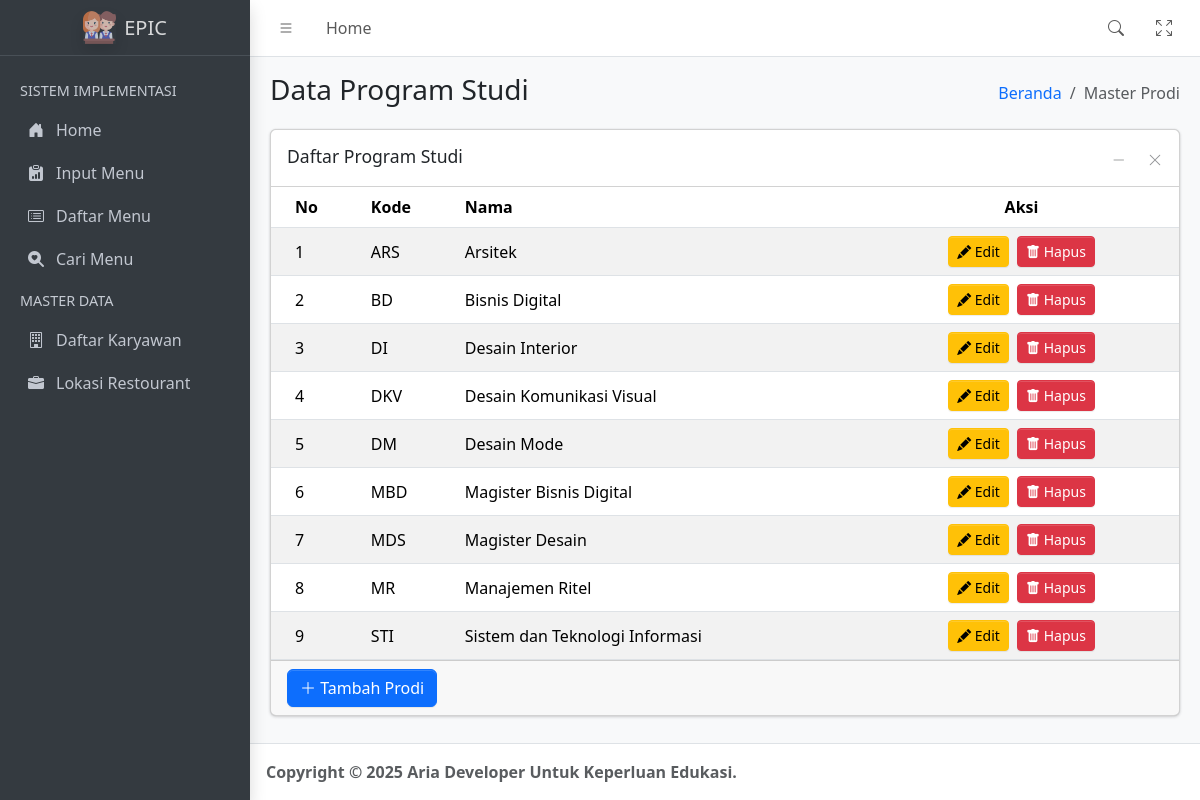
/master-prodi-list.php, run on the app's committed database.
### tables this page shows
CREATE TABLE IF NOT EXISTS tb_prodi (
  kode_prodi char(10) NOT NULL,
  nama_prodi char(50) NOT NULL,
  PRIMARY KEY (kode_prodi)
);

### config/db-config.php (called while the page is built, shortened)
<?php
class Database {
    private $db_host = "localhost";
    private $db_user = "root";
    private $db_pass = "";
    private $db_name = "db_simplecrud";
    public function getConnection(){
        try{
            $this->conn = new mysqli($this->db_host, $this->db_user, $this->db_pass, $this->db_name);
        } catch(Exception $e){
            die("Connection error: " . $e->getMessage());
        }
    }
}
?>

### config/class-master.php (called while the page is built, shortened)
<?php
include_once 'db-config.php';
class MasterData extends Database {
    public function getProdi(){
        $query = "SELECT * FROM tb_prodi";
        $result = $this->conn->query($query);
        $prodi = [];
        if ($result->num_rows > 0) {
            while($row = $result->fetch_assoc()) {
                $prodi[] = [
                    'id' => $row['kode_prodi'],
                    'nama' => $row['nama_prodi']
                ];
            }
        }
        return $prodi;
    }
}
?>

### master-prodi-list.php (the view, shortened to what this page needs)
<?php
include_once 'config/class-master.php';
$master = new MasterData();
$dataProdi = $master->getProdi();
?>
<!doctype html>
<html lang="en">
	<head>
		<?php include 'template/header.php'; ?>
	</head>
	<body class="layout-fixed fixed-header fixed-footer sidebar-expand-lg sidebar-open bg-body-tertiary">
		<div class="app-wrapper">
			<?php include 'template/navbar.php'; ?>
			<?php include 'template/sidebar.php'; ?>
			<main class="app-main">
				<div class="app-content-header">
					<div class="container-fluid">
						<div class="row">
							<div class="col-sm-6">
								<h3 class="mb-0">Data Program Studi</h3>
							</div>
							<div class="col-sm-6">
								<ol class="breadcrumb float-sm-end">
									<li class="breadcrumb-item"><a href="index.php">Beranda</a></li>
									<li class="breadcrumb-item active" aria-current="page">Master Prodi</li>
								</ol>
							</div>
						</div>
					</div>
				</div>
				<div class="app-content">
					<div class="container-fluid">
						<div class="row">
							<div class="col-12">
								<div class="card">
									<div class="card-header">
										<h3 class="card-title">Daftar Program Studi</h3>
										<div class="card-tools">
											<button type="button" class="btn btn-tool" data-lte-toggle="card-collapse" title="Collapse">
												<i data-lte-icon="collapse" class="bi bi-dash-lg"></i>
											</button>
											<button type="button" class="btn btn-tool" data-lte-toggle="card-remove" title="Remove">
												<i class="bi bi-x-lg"></i>
											</button>
										</div>
									</div>
									<div class="card-body p-0 table-responsive">
										<table class="table table-striped" role="table">
											<thead>
												<tr>
													<th>No</th>
													<th>Kode</th>
													<th>Nama</th>
													<th class="text-center">Aksi</th>
												</tr>
											</thead>
											<tbody>
												<?php
													if(count($dataProdi) == 0){
													    echo '<tr class="align-middle">
															<td colspan="4" class="text-center">Tidak ada data prodi.</td>
														</tr>';
													} else {
														foreach ($dataProdi as $index => $prodi){
															echo '<tr class="align-middle">
																<td>'.($index + 1).'</td>
																<td>'.$prodi['id'].'</td>
																<td>'.$prodi['nama'].'</td>
																<td class="text-center">
																	<button type="button" class="btn btn-sm btn-warning me-1" onclick="window.location.href=\'master-prodi-edit.php?id='.$prodi['id'].'\'"><i class="bi bi-pencil-fill"></i> Edit</button>
																	<button type="button" class="btn btn-sm btn-danger" onclick="if(confirm(\'Yakin ingin menghapus data program studi ini?\')){window.location.href=\'proses/proses-prodi.php?aksi=deleteprodi&id='.$prodi['id'].'\'}"><i class="bi bi-trash-fill"></i> Hapus</button>
																</td>
															</tr>';
														}
													}
												?>
											</tbody>
										</table>
									</div>
									<div class="card-footer">
										<button type="button" class="btn btn-primary" onclick="window.location.href='master-prodi-input.php'"><i class="bi bi-plus-lg"></i> Tambah Prodi</button>
									</div>
								</div>
							</div>
						</div>
					</div>
				</div>
			</main>
			<?php include 'template/footer.php'; ?>
		</div>
	</body>
</html>

### template/header.php (shortened to what this page needs)
<link rel="stylesheet" href="https://cdn.jsdelivr.net/npm/@fontsource/source-sans-3@5.0.12/index.css" media="print" onload="this.media='all'" />
<link rel="stylesheet" href="https://cdn.jsdelivr.net/npm/overlayscrollbars@2.11.0/styles/overlayscrollbars.min.css" />
<link rel="stylesheet" href="https://cdn.jsdelivr.net/npm/bootstrap-icons@1.13.1/font/bootstrap-icons.min.css" />
<link rel="stylesheet" href="assets/css/adminlte.css" />
<link rel="stylesheet" href="assets/css/custom.css" />

### template/navbar.php (shortened to what this page needs)
<nav class="app-header navbar navbar-expand bg-body">
    <div class="container-fluid">
        <ul class="navbar-nav">
            <li class="nav-item">
                <a class="nav-link" data-lte-toggle="sidebar" href="#" role="button">
                    <i class="bi bi-list"></i>
                </a>
            </li>
            <li class="nav-item d-none d-md-block"><a href="index.php" class="nav-link">Home</a></li>
        </ul>
        <ul class="navbar-nav ms-auto">
            <li class="nav-item">
                <a class="nav-link" data-widget="navbar-search" href="data-search.php" role="button">
                    <i class="bi bi-search"></i>
                </a>
            </li>
            <li class="nav-item">
                <a class="nav-link" href="#" data-lte-toggle="fullscreen">
                    <i data-lte-icon="maximize" class="bi bi-arrows-fullscreen"></i>
                </a>
            </li>
        </ul>
    </div>
</nav>

### template/sidebar.php
<aside class="app-sidebar bg-body-secondary shadow" data-bs-theme="dark">
    <div class="sidebar-brand">
        <a href="index.php" class="brand-link">
            <img src="assets/img/logo.png" alt="AdminLTE Logo" class="brand-image opacity-75 shadow" />
            <span class="brand-text fw-light">EPIC</span>
        </a>
    </div>
    <div class="sidebar-wrapper">
        <nav class="mt-2">
            <ul class="nav sidebar-menu flex-column" data-lte-toggle="treeview" role="navigation" aria-label="Main navigation" data-accordion="false" id="navigation">
                <li class="nav-header">SISTEM IMPLEMENTASI</li>
                <li class="nav-item">
                    <a href="index.php" class="nav-link">
                        <i class="nav-icon bi bi-house-door-fill"></i>
                        <p>Home</p>
                    </a>
                </li>
                <li class="nav-item">
                    <a href="data-input.php" class="nav-link">
                        <i class="nav-icon bi bi-clipboard-data-fill"></i>
                        <p>Input Menu</p>
                    </a>
                </li>
                <li class="nav-item">
                    <a href="data-list.php" class="nav-link">
                        <i class="nav-icon bi bi-card-list"></i>
                        <p>Daftar Menu</p>
                    </a>
                </li>
                <li class="nav-item">
                    <a href="data-search.php" class="nav-link">
                        <i class="nav-icon bi bi-search-heart-fill"></i>
                        <p>Cari Menu</p>
                    </a>
                </li>
                <li class="nav-header">MASTER DATA</li>
                <li class="nav-item">
                    <a href="master-prodi-list.php" class="nav-link">
                        <i class="nav-icon bi bi-building"></i>
                        <p>Daftar Karyawan</p>
                    </a>
                </li>
                <li class="nav-item">
                    <a href="master-provinsi-list.php" class="nav-link">
                        <i class="nav-icon bi bi-briefcase-fill"></i>
                        <p>Lokasi Restourant</p>
                    </a>
                </li>
            </ul>
        </nav>
    </div>
</aside>

### template/footer.php
<footer class="app-footer">
    <strong>
        Copyright &copy; 2025 Aria Developer Untuk Keperluan Edukasi.
    </strong>
</footer>

### data on the page
tb_prodi: kode_prodi "ARS", nama_prodi "Arsitek"
tb_prodi: kode_prodi "BD", nama_prodi "Bisnis Digital"
tb_prodi: kode_prodi "DI", nama_prodi "Desain Interior"
tb_prodi: kode_prodi "DKV", nama_prodi "Desain Komunikasi Visual"
tb_prodi: kode_prodi "DM", nama_prodi "Desain Mode"
tb_prodi: kode_prodi "MBD", nama_prodi "Magister Bisnis Digital"
tb_prodi: kode_prodi "MDS", nama_prodi "Magister Desain"
tb_prodi: kode_prodi "MR", nama_prodi "Manajemen Ritel"
tb_prodi: kode_prodi "STI", nama_prodi "Sistem dan Teknologi Informasi"
